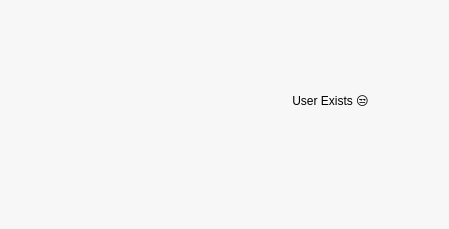
<?xml version="1.0" encoding="UTF-8"?>
<ui version="4.0">
 <class>Dialog</class>
 <widget class="QDialog" name="Dialog">
  <property name="geometry">
   <rect>
    <x>0</x>
    <y>0</y>
    <width>449</width>
    <height>229</height>
   </rect>
  </property>
  <property name="windowTitle">
   <string>Dialog</string>
  </property>
  <property name="styleSheet">
   <string notr="true">background-color: rgb(247, 247, 247);</string>
  </property>
  <widget class="QLabel" name="label">
   <property name="geometry">
    <rect>
     <x>60</x>
     <y>30</y>
     <width>151</width>
     <height>151</height>
    </rect>
   </property>
   <property name="text">
    <string/>
   </property>
   <property name="pixmap">
    <pixmap>7182231_3582365.jpg</pixmap>
   </property>
   <property name="scaledContents">
    <bool>true</bool>
   </property>
  </widget>
  <widget class="QLabel" name="label_2">
   <property name="geometry">
    <rect>
     <x>250</x>
     <y>65</y>
     <width>161</width>
     <height>71</height>
    </rect>
   </property>
   <property name="styleSheet">
    <string notr="true">font: 700 12pt &quot;Segoe UI&quot;;</string>
   </property>
   <property name="text">
    <string>User Exists 😒</string>
   </property>
   <property name="alignment">
    <set>Qt::AlignmentFlag::AlignCenter</set>
   </property>
  </widget>
 </widget>
 <resources/>
 <connections/>
</ui>
